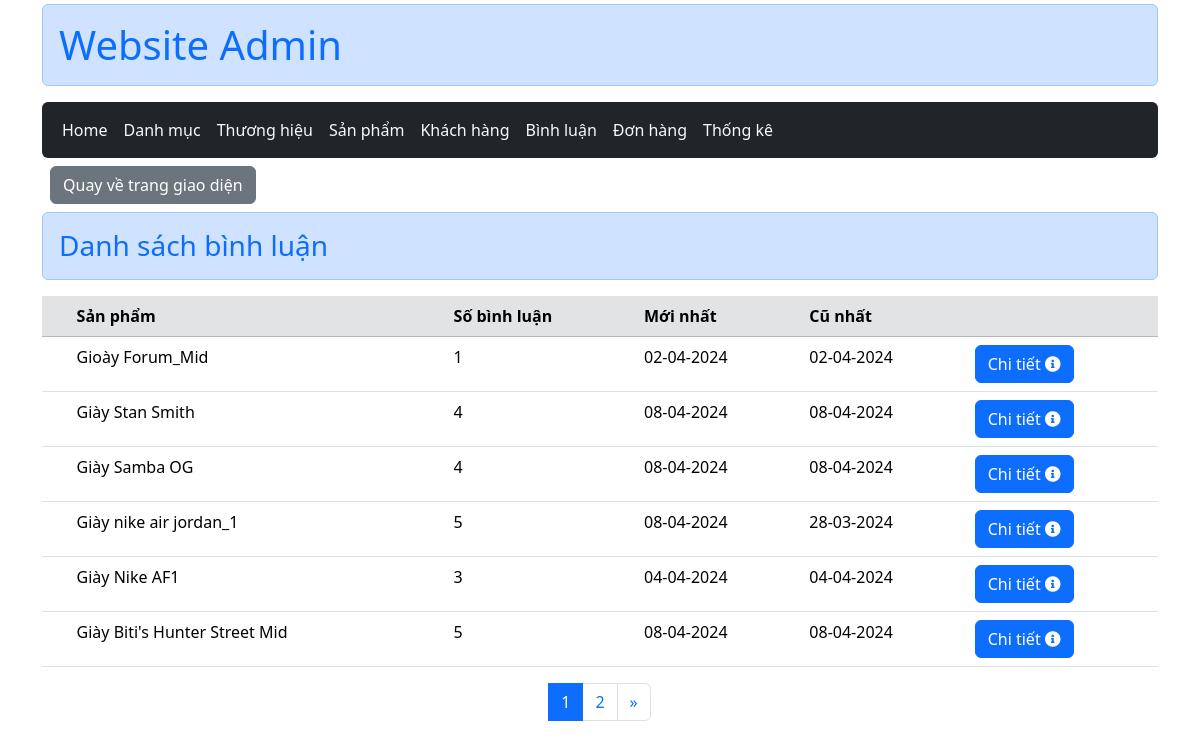
The page /admin/index.php?act=list_comment (signed in) on the database its author committed.
### tables this page shows
CREATE TABLE `product` (
  `product_id` int(11) NOT NULL,
  `name` varchar(255) NOT NULL,
  `price` int(11) NOT NULL,
  `image` varchar(255) NOT NULL,
  `description` text NOT NULL,
  `sale` int(11) NOT NULL,
  `product_quantity` int(11) NOT NULL,
  `create_at` date NOT NULL,
  `view` int(11) NOT NULL,
  `cate_id` int(11) NOT NULL,
  `brand_id` int(11) NOT NULL
);

### controller/ControllerAdmin/CommentControl.php (called while the page is built, shortened)
<?php
function list_comment(){
    if(!isset($_GET['page']) || !is_numeric($_GET['page']) || $_GET['page'] <= 1 ){
        $page = 1;
    }else{
        $page = $_GET['page'];
    }
    $quantity = 6;
    $total_comment_of_products = comments_select_by_product_admin();
    $list_comment = comments_select_page_by_product_admin($page, $quantity) ;
    $total_pages =  ceil(count($total_comment_of_products) / $quantity);
    include 'comment/list_comment.php';
}

### model/pdo.php (called while the page is built, shortened)
<?php
    function pdo_get_connection(){
        $servername = "localhost";
        $username = "root";
        $password = "";
        try {
            $conn = new PDO("mysql:host=$servername;dbname=duan1", $username, $password);
            $conn->setAttribute(PDO::ATTR_ERRMODE, PDO::ERRMODE_EXCEPTION);
            return $conn;
        } catch(PDOException $e) {
            echo "Lỗi kết nối : " . $e->getMessage();
        }
    }
    function pdo_query($sql){
        $sql_args = array_slice(func_get_args(),1);
        try{
            $conn = pdo_get_connection();
            $stmt = $conn ->prepare($sql);
            $stmt -> execute($sql_args);
            $rows = $stmt -> fetchAll();
            return $rows;
        }
        catch(PDOException $e){
            throw $e;
        }
        finally{
            unset($conn);
        }
    }
?>

### model/comment.php (called while the page is built, shortened)
<?php
function comments_select_by_product_admin(){
    $sql = "SELECT p.name,  p.product_id, COUNT(c.comment_id) AS comment_count, MIN(c.date) AS earliest_comment_date, MAX(c.date) AS lastest_comment_date
            FROM comments c
            JOIN product p ON p.product_id = c.product_id
            JOIN user u ON u.user_id = c.user_id
            GROUP BY p.name
            Order By  p.name desc";
    return pdo_query($sql);
}
function comments_select_page_by_product_admin($page, $quantity){
    $start = ($page -1)* $quantity;
    $sql = "SELECT p.name,  p.product_id, COUNT(c.comment_id) AS comment_count, MIN(c.date) AS earliest_comment_date, MAX(c.date) AS lastest_comment_date
            FROM comments c
            JOIN product p ON p.product_id = c.product_id
            JOIN user u ON u.user_id = c.user_id
            GROUP BY p.name
            Order By  p.name desc
            Limit $start , $quantity";
    return pdo_query($sql);
}

### admin/comment/list_comment.php (the view, shortened to what this page needs)
<main class="container_">
    <h3 class="alert alert-primary text-primary"> Danh sách bình luận</h3>
    <table class="table table-hover">
        <thead  class="table-secondary" >
            <tr>
                <th></th>
                <th>Sản phẩm</th>
                <th>Số bình luận</th>
                <th>Mới nhất </th>
                <th>Cũ nhất</th>
                <th></th>
            </tr>
        </thead>
        <tbody>
            <?php
                foreach($list_comment as $comment):
            ?>
                <tr>
                    <td></td>
                    <td><?= $comment['name'] ?></td>
                    <td><?= $comment['comment_count'] ?></td>
                    <td><?= $comment['earliest_comment_date'] ?></td>
                    <td><?= $comment['lastest_comment_date'] ?></td>
                    <td>
                        <a href="?act=comment_detail&product_id=<?= $comment['product_id'] ?>" class="btn btn-primary fw-medium">Chi tiết  <i class="fas fa-info-circle"></i></a>
                    </td>
                </tr>
            <?php endforeach?>
        </tbody>
    </table>
    <div aria-label="Page navigation example" class="chuyentrang">
            <ul class="pagination justify-content-center" >
                <?php
                for ($i = 1; $i <= $total_pages; $i++) {
                    $page = isset($page) && !empty($page) ? $page : 1;
                ?>
                    <li class="page-item">
                    <a class="page-link <?= $page == $i ? 'active' : '' ?>" href="?act=list_comment&page=<?= $i ?>"><?= $i ?></a>
                    </li>
                <?php } ?>
                <li class="page-item">
                    <?php
                    if(isset($page)  && isset($total_pages) && $total_pages > $page  ){
                        if($page <  $total_pages){
                            $next_page = $page + 1;
                        }
                    ?>
                        <a class="page-link" href="?act=list_comment&page=<?= $next_page ?>" aria-label="Next">
                        <span aria-hidden="true">&raquo;</span>
                        </a>
                    <?php }?>
                </li>
            </ul>
        </div>
</main>

### rows shown on the page
product: name "Gioày Forum_Mid", comment_count "1", earliest_comment_date "02-04-2024", lastest_comment_date "02-04-2024"
product: name "Giày Stan Smith", comment_count "4", earliest_comment_date "08-04-2024", lastest_comment_date "08-04-2024"
product: name "Giày Samba OG", comment_count "4", earliest_comment_date "08-04-2024", lastest_comment_date "08-04-2024"
product: name "Giày nike air jordan_1", comment_count "5", earliest_comment_date "08-04-2024", lastest_comment_date "28-03-2024"
product: name "Giày Nike AF1", comment_count "3", earliest_comment_date "04-04-2024", lastest_comment_date "04-04-2024"
product: name "Giày Biti's Hunter Street Mid", comment_count "5", earliest_comment_date "08-04-2024", lastest_comment_date "08-04-2024"
